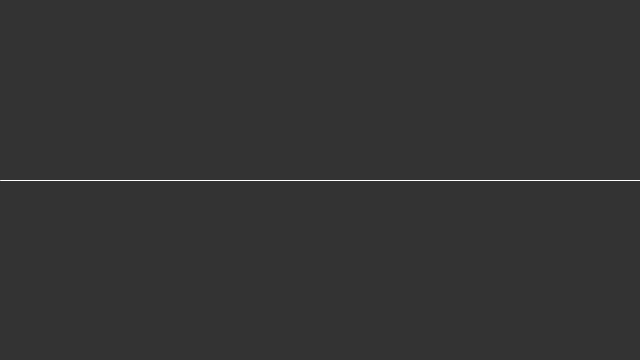
Frame 1 (no input)
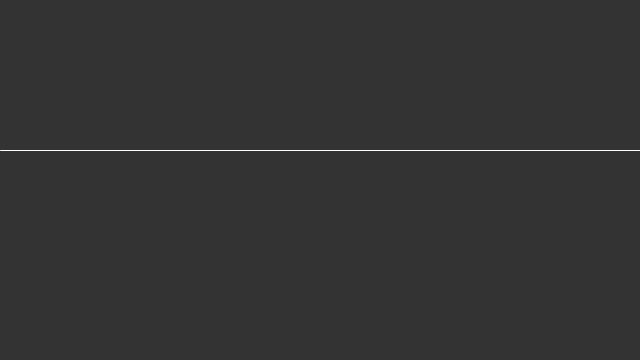
Frame 60 (the mouse pressed at the canvas centre just before this capture)
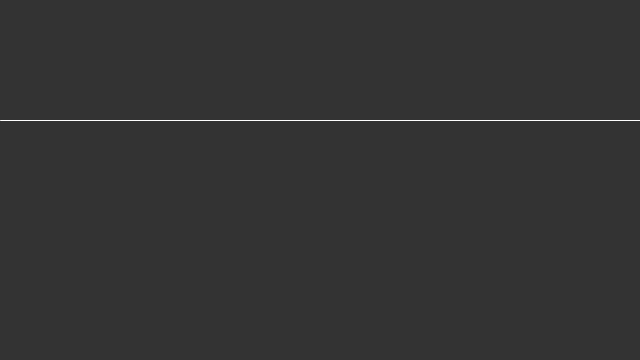
Frame 120 (the mouse held since frame 60 and released just before this capture)

The Processing sketch that drew these frames (run headless with seeded random() and noise(); from frame 60 on, the mouse is pressed at the canvas centre):

// Processing sketch: Linear
// ── Linear.pde
/**
 * Linear Motion. 
 * 
 * Changing a variable to create a moving line.  
 * When the line moves off the edge of the window, 
 * the variable is set to 0, which places the line
 * back at the bottom of the screen. 
 */
 
float a;

void setup() {
  size(640, 360);
  stroke(255);
  a = height/2;
}

void draw() {
  background(51);
  line(0, a, width, a);  
  a = a - 0.5;
  if (a < 0) { 
    a = height; 
  }
}
